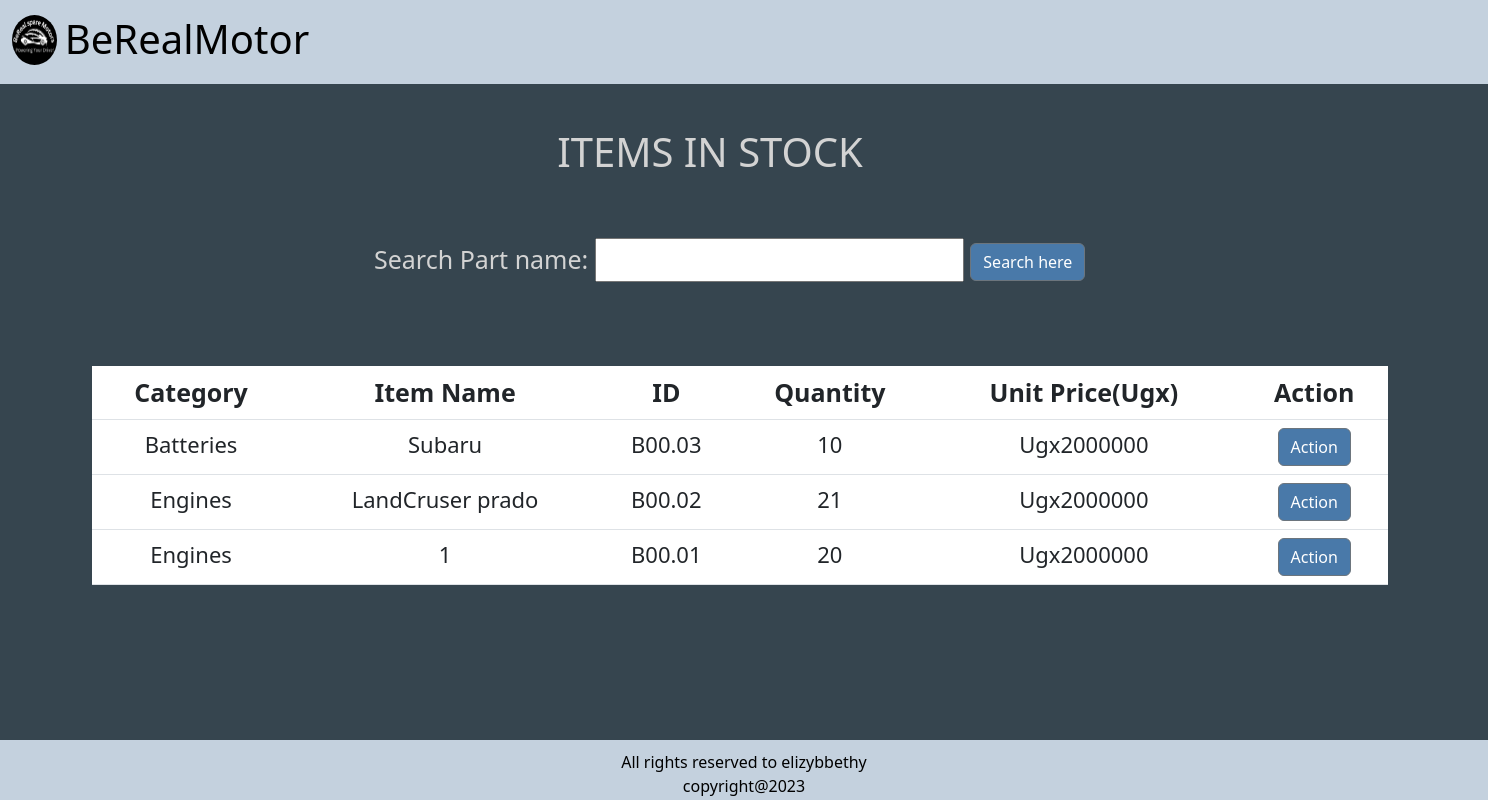
/home/, run on an earlier commit of the app's database.
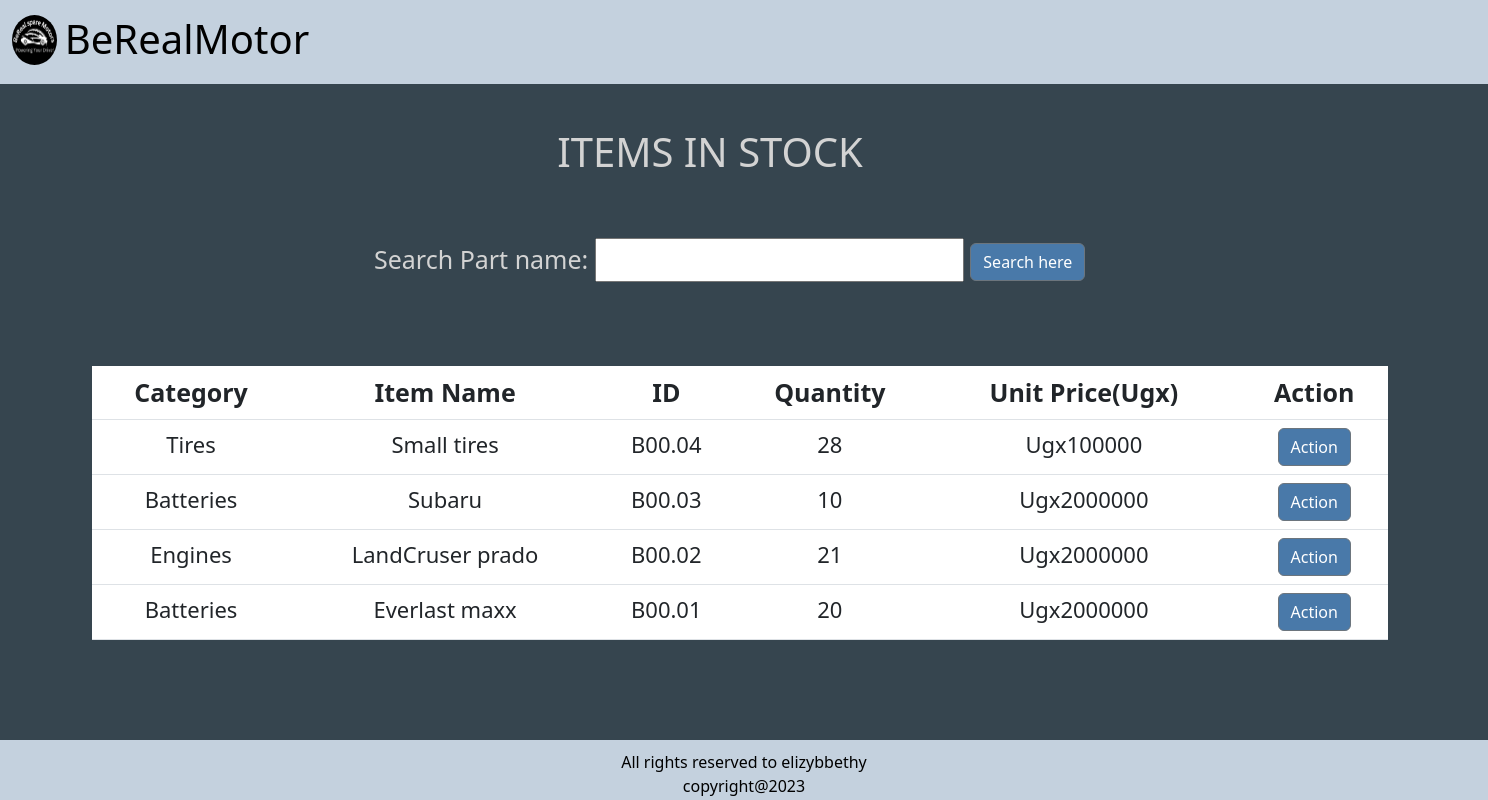
And on a later commit of the database.
### SpareApp/models.py (models this page shows, shortened)
class Product(models.Model):
    Category_name = models.ForeignKey(
        Category, on_delete=models.CASCADE, null=False, blank=False
    )
    part_name = models.CharField(max_length=50, null=False, blank=False)
    arrival_date = models.DateTimeField(default=timezone.now, null=False,blank=False)
    received_quantity = models.IntegerField(default=0, null=False,blank=False)
    issued_quantity= models.IntegerField(default=0, null=False,blank=False)
    total_quantity = models.IntegerField(default=0, null=False, blank=False)
    unit_price = models.IntegerField(default=0, null=True, blank=False)
    country_of_origin = models.CharField(max_length=50, null=True, blank=False)
    branch_name = models.CharField(max_length=50, null=True, blank=False)
    part_number = models.IntegerField(default=0,null=False,blank=False)

class Category(models.Model):
    name = models.CharField(max_length=50, null=True, blank=False)
    def __str__(self):
        return self.name

### SpareApp/views.py (the view)
# urls.py: path('home/', views.home, name='home'),
def home(request):
    products = Product.objects.all().order_by('-id')
    product_filters = ProductFilter(request.GET,queryset = products)
    products = product_filters.qs
    return render(request,'spare/home.html', {'products': products, 'product_filters': product_filters})

### templates/spare/home.html
{% extends 'spare/base.html' %} {% block content %}
<br>
<div class = "container">
  <h1 class= "text-center" id="heading">ITEMS IN STOCK</h1>
  <br>
  <div class = "container" id="stock">
    <form action = "" method = "GET">
      Search{{product_filters.form}}
      <input
      type = "submit"
      value = "Search here"
      class="btn btn-secondary btn"/>
    </form>
  </div>
  <br>
  <table class="table" id="table">
    <thead class="thead-dark">
      <tr style="text-align: center;">
        <th scope="col">Category</th>
        <th scope="col">Item Name</th>
        <th scope="col">ID</th>
        <th scope="col">Quantity</th>
        <th scope="col">Unit Price(Ugx)</th>
        <th scope="col">Action</th>
      </tr>
    </thead>
    {% for product in products %}
    <tbody>
      <tr style="text-align: center;">
        <td>{{product.Category_name }}</td>
        <td>{{product.part_name}}</td>
        <td>B00.0{{product.id}}</td>
        <td>{{product.total_quantity}}</td>
        <td>Ugx{{product.unit_price}}</td>
        <td ><a href="{% url 'product_detail' product.id %}"
              ><input
                type="submit"
                value="Action"
                class="btn btn-secondary btn"
                type="button"
            /></a></td>
      </tr>
    </tbody>
    {% endfor %}
  </table>
</div>
{% endblock%}

What changed in the data, as far as the page shows it:
added Product: Category_name "Tires", part_name "Small tires", id "4", total_quantity "28", unit_price "100000"
changed Product id 1: Category_name "Engines" → "Batteries"; part_name "1" → "Everlast maxx"
